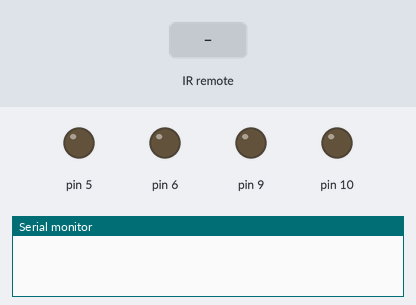
This sketch was run on a simulated Arduino Uno, built with avr-gcc and run on an emulated ATmega328P. Parts: output pins drawn as LEDs (lit = HIGH), the last lines printed to the serial monitor. Inputs (shaded band) come from the test bench.

Above: at 1.2 s.
1.3 s: infrared code 0xFF629D received
At 2.5 s:
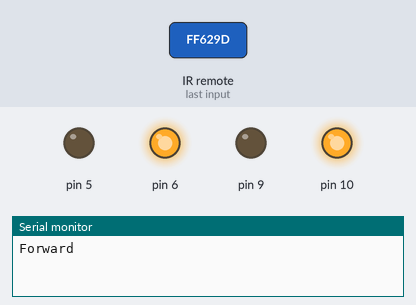
2.8 s: infrared code 0xFFA857 received
At 3.6 s:
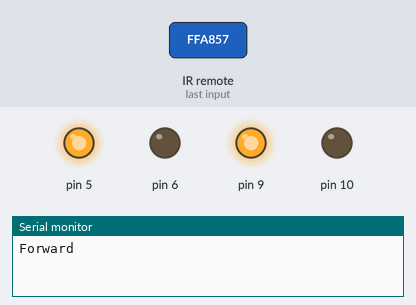
4.3 s: infrared code 0xFF02FD received
At 4.8 s:
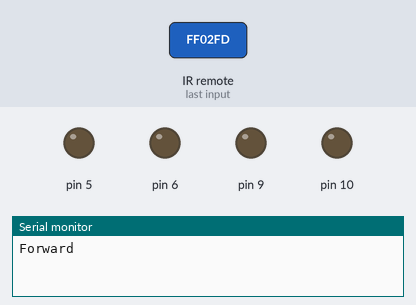
Timing chart, 0 to 7.3 s (numbered marks = the images above; inputs shaded):
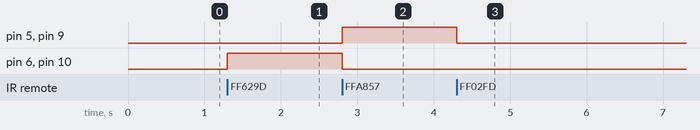

The sketch:

MiniBot.ino
```cpp
#include <IRremote.h>

int receiver = 3;
int sensor = 2;
int pirState = LOW;
int val = 0;
IRrecv irrecv(receiver);
decode_results pressed;

void setup()
{
    pinMode(5, OUTPUT);
    pinMode(6, OUTPUT);
    pinMode(9, OUTPUT);
    pinMode(10, OUTPUT);
    pinMode(2, INPUT);
    Serial.begin(9600);
    irrecv.enableIRIn();
}

void loop()
{
  if(irrecv.decode(&pressed))
    {
    IR_Val();
    irrecv.resume();
    }
}

void IR_Val()
{
  switch(pressed.value)
    {
    /* UP */
    case 0xFF629D:
      Serial.println("Forward");
      digitalWrite(6,HIGH);
      digitalWrite(5, LOW);
      digitalWrite(10, HIGH);
      digitalWrite(9, LOW);
      break;

    /* LEFT */
    case 0xFF22DD:
      Serial.println("LEFT");

      break;

    /* OK */
    case 0xFF02FD:
      stop();
      break;

    /* RIGHT */
    case 0xFFC23D:
      break;

    /* DOWN */
    case 0xFFA857:
      digitalWrite(6, LOW);
      digitalWrite(5, HIGH);
      digitalWrite(9, HIGH);
      digitalWrite(10, LOW);
      break;
    case 0xFF6897: Serial.println(" 1"); break;
    case 0xFF9867: Serial.println(" 2"); break;
    case 0xFFB04F: Serial.println(" 3"); break;
    case 0xFF30CF: Serial.println(" 4"); break;
    case 0xFF18E7: Serial.println(" 5"); break;
    case 0xFF7A85: Serial.println(" 6"); break;
    case 0xFF10EF: Serial.println(" 7"); break;
    case 0xFF38C7: Serial.println(" 8"); break;
    case 0xFF5AA5: Serial.println(" 9"); break;
    case 0xFF42BD: Serial.println(" *"); break;
    case 0xFF4AB5: Serial.println(" 0"); break;
    case 0xFF52AD: Serial.println(" #"); break;
    case 0xFFFFFFFF: Serial.println(" Repeat"); break;


    default:
      Serial.println("other button   ");
    }
    delay(500);
}

void stop()
{
  digitalWrite(6, LOW);
  digitalWrite(5, LOW);
  digitalWrite(9, LOW);
  digitalWrite(10, LOW);
}
```

Measured:
- after the input at 1.3 s, pin 6, pin 10: LOW → HIGH at once
- after the input at 2.8 s, pin 5, pin 9: LOW → HIGH at once; pin 6, pin 10: HIGH → LOW at once
- after the input at 4.3 s, pin 5, pin 9: HIGH → LOW at once
